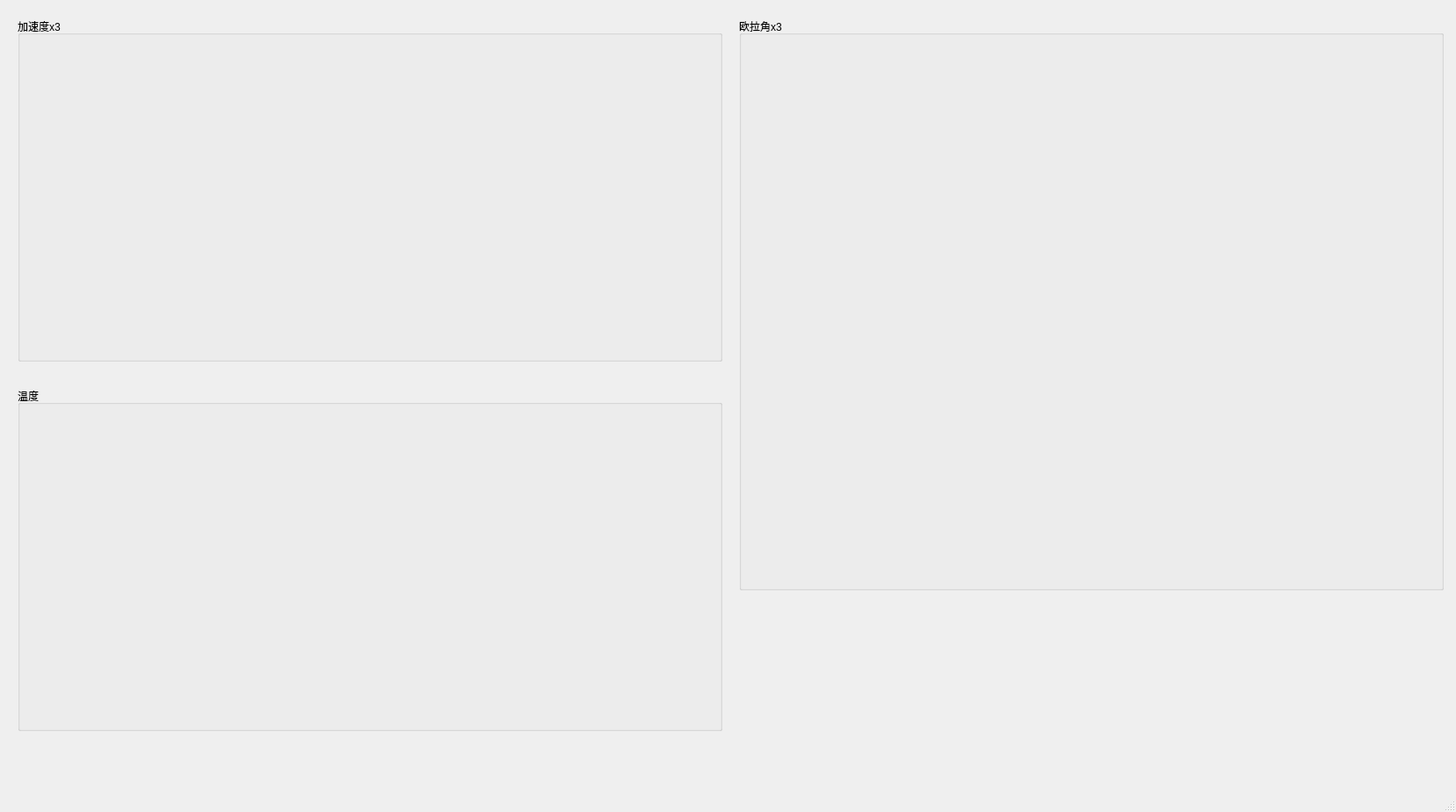
<?xml version="1.0" encoding="UTF-8"?>
<ui version="4.0">
 <class>startPlot</class>
 <widget class="QMainWindow" name="startPlot">
  <property name="geometry">
   <rect>
    <x>0</x>
    <y>0</y>
    <width>1655</width>
    <height>923</height>
   </rect>
  </property>
  <property name="windowTitle">
   <string>StartPlot</string>
  </property>
  <widget class="QWidget" name="centralwidget">
   <widget class="QGroupBox" name="groupBox">
    <property name="geometry">
     <rect>
      <x>20</x>
      <y>20</y>
      <width>801</width>
      <height>391</height>
     </rect>
    </property>
    <property name="title">
     <string>加速度x3</string>
    </property>
    <widget class="QCustomPlot" name="customPlot" native="true">
     <property name="geometry">
      <rect>
       <x>30</x>
       <y>30</y>
       <width>751</width>
       <height>340</height>
      </rect>
     </property>
    </widget>
   </widget>
   <widget class="QGroupBox" name="groupBox_2">
    <property name="geometry">
     <rect>
      <x>20</x>
      <y>440</y>
      <width>801</width>
      <height>391</height>
     </rect>
    </property>
    <property name="title">
     <string>温度</string>
    </property>
    <widget class="QCustomPlot" name="customPlot2" native="true">
     <property name="geometry">
      <rect>
       <x>30</x>
       <y>30</y>
       <width>751</width>
       <height>340</height>
      </rect>
     </property>
    </widget>
   </widget>
   <widget class="QGroupBox" name="groupBox_3">
    <property name="geometry">
     <rect>
      <x>840</x>
      <y>20</y>
      <width>801</width>
      <height>651</height>
     </rect>
    </property>
    <property name="title">
     <string>欧拉角x3</string>
    </property>
    <widget class="QCustomPlot" name="customPlot3" native="true">
     <property name="geometry">
      <rect>
       <x>30</x>
       <y>30</y>
       <width>751</width>
       <height>601</height>
      </rect>
     </property>
    </widget>
   </widget>
   <zorder>groupBox_2</zorder>
   <zorder>groupBox</zorder>
   <zorder>groupBox_3</zorder>
  </widget>
  <widget class="QMenuBar" name="menubar">
   <property name="geometry">
    <rect>
     <x>0</x>
     <y>0</y>
     <width>1655</width>
     <height>23</height>
    </rect>
   </property>
  </widget>
  <widget class="QStatusBar" name="statusBar"/>
 </widget>
 <customwidgets>
  <customwidget>
   <class>QCustomPlot</class>
   <extends>QWidget</extends>
   <header>qcustomplot.h</header>
   <container>1</container>
  </customwidget>
 </customwidgets>
 <resources/>
 <connections/>
</ui>
